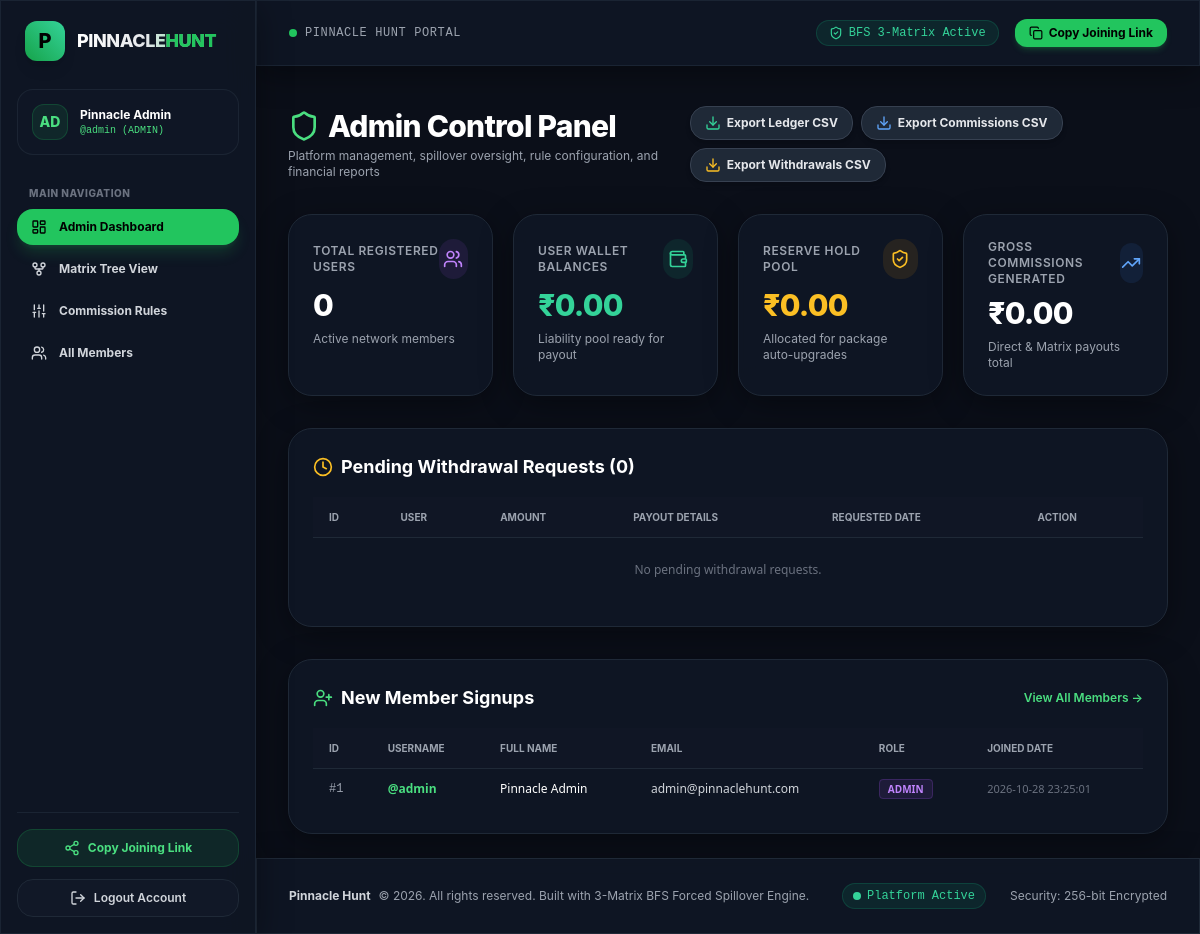
Screenshot of /index.php?page=admin_dashboard (signed in) with the database file from the repository.
### tables this page shows
CREATE TABLE `users` (
    `id` INT AUTO_INCREMENT PRIMARY KEY,
    `username` VARCHAR(50) NOT NULL UNIQUE,
    `email` VARCHAR(100) NOT NULL UNIQUE,
    `password` VARCHAR(255) NOT NULL,
    `full_name` VARCHAR(100) NOT NULL,
    `phone` VARCHAR(20) DEFAULT NULL,
    `role` ENUM('admin', 'user') NOT NULL DEFAULT 'user',
    `sponsor_id` INT DEFAULT NULL,
    `wallet_balance` DECIMAL(15,2) NOT NULL DEFAULT 0.00,
    `reserve_balance` DECIMAL(15,2) NOT NULL DEFAULT 0.00,
    `status` ENUM('active', 'suspended') NOT NULL DEFAULT 'active',
    `created_at` DATETIME NOT NULL DEFAULT CURRENT_TIMESTAMP,
    FOREIGN KEY (`sponsor_id`) REFERENCES `users`(`id`) ON DELETE SET NULL
);

### views/admin/dashboard.php (the view, shortened to what the rows shown need)
<?php require_once __DIR__ . '/../layout/header.php'; ?>
<div class="flex flex-col md:flex-row md:items-center justify-between gap-4 mb-8">
    <div>
        <h1 class="text-3xl font-extrabold text-white tracking-tight flex items-center gap-2">
            <i data-lucide="shield" class="w-8 h-8 text-brand-400"></i> Admin Control Panel
        </h1>
    </div>
</div>
<div class="glass-card rounded-3xl p-6 mb-8 border border-gray-800">
    <div class="overflow-x-auto">
        <table class="w-full text-left text-xs text-gray-300">
            <thead class="bg-gray-900/60 uppercase text-[10px] text-gray-400 font-semibold border-b border-gray-800">
                <tr>
                    <th class="px-4 py-3">ID</th>
                    <th class="px-4 py-3">User</th>
                    <th class="px-4 py-3">Amount</th>
                    <th class="px-4 py-3">Payout Details</th>
                    <th class="px-4 py-3">Requested Date</th>
                    <th class="px-4 py-3">Action</th>
                </tr>
            </thead>
        </table>
    </div>
</div>
<div class="glass-card rounded-3xl p-6 border border-gray-800">
    <div class="overflow-x-auto">
        <table class="w-full text-left text-xs text-gray-300">
            <thead class="bg-gray-900/60 uppercase text-[10px] text-gray-400 font-semibold border-b border-gray-800">
                <tr>
                    <th class="px-4 py-3">ID</th>
                    <th class="px-4 py-3">Username</th>
                    <th class="px-4 py-3">Full Name</th>
                    <th class="px-4 py-3">Email</th>
                    <th class="px-4 py-3">Role</th>
                    <th class="px-4 py-3">Joined Date</th>
                </tr>
            </thead>
            <tbody class="divide-y divide-gray-800/60 font-mono">
                <?php foreach ($recentUsers as $ru): ?>
                    <tr class="hover:bg-gray-800/30 transition">
                        <td class="px-4 py-3 text-gray-400">#<?= $ru['id'] ?></td>
                        <td class="px-4 py-3 font-bold text-brand-400 font-sans">@<?= htmlspecialchars($ru['username']) ?></td>
                        <td class="px-4 py-3 text-white font-sans"><?= htmlspecialchars($ru['full_name']) ?></td>
                        <td class="px-4 py-3 text-gray-300 font-sans"><?= htmlspecialchars($ru['email']) ?></td>
                        <td class="px-4 py-3 font-sans">
                            <span class="px-2 py-0.5 rounded text-[10px] font-bold <?= $ru['role'] === 'admin' ? 'bg-purple-500/10 text-purple-400 border border-purple-500/20' : 'bg-gray-800 text-gray-300' ?>"><?= strtoupper($ru['role']) ?></span>
                        </td>
                        <td class="px-4 py-3 text-gray-500 font-sans text-[11px]"><?= $ru['created_at'] ?></td>
                    </tr>
                <?php endforeach; ?>
            </tbody>
        </table>
    </div>
</div>
<?php require_once __DIR__ . '/../layout/footer.php'; ?>

### views/layout/header.php (shortened to what the rows shown need)
<!DOCTYPE html>
<html lang="en" class="dark">
<head>
    <script src="https://cdn.tailwindcss.com"></script>
</head>
<body class="min-h-screen flex flex-col antialiased selection:bg-brand-500 selection:text-black">
<?php if (isLoggedIn()): $user = currentUser(); ?>
<aside class="w-64 fixed inset-y-0 left-0 z-40 glass-card border-r border-gray-800/80 hidden md:flex flex-col justify-between p-4">
    <div class="space-y-6">
        <a href="index.php" class="flex items-center gap-3 px-2 py-1 group">
            <div class="w-10 h-10 rounded-xl bg-gradient-to-tr from-brand-600 to-emerald-400 flex items-center justify-center font-extrabold text-black text-xl shadow-lg group-hover:scale-105 transition-transform">
                P
            </div>
            <span class="font-extrabold text-lg tracking-tight bg-clip-text text-transparent bg-gradient-to-r from-white via-gray-200 to-brand-400">
                PINNACLE<span class="text-brand-500">HUNT</span>
            </span>
        </a>
        <div class="p-3.5 rounded-2xl bg-gray-900/80 border border-gray-800/80 flex items-center gap-3">
            <div class="w-9 h-9 rounded-xl bg-brand-500/10 border border-brand-500/20 text-brand-400 flex items-center justify-center font-extrabold text-sm">
                <?= strtoupper(substr($user['username'] ?? 'U', 0, 2)) ?>
            </div>
            <div class="flex-1 min-w-0">
                <div class="text-xs font-bold text-white truncate"><?= htmlspecialchars($user['full_name'] ?? '') ?></div>
                <div class="text-[10px] text-brand-400 font-mono truncate">@<?= htmlspecialchars($user['username'] ?? '') ?> (<?= strtoupper($user['role'] ?? 'USER') ?>)</div>
            </div>
        </div>
        <nav class="space-y-1.5">
            <span class="px-3 text-[10px] font-extrabold text-gray-500 uppercase tracking-wider">Main Navigation</span>
            <?php if ($user && $user['role'] === 'admin'): ?>
                <a href="index.php?page=admin_dashboard" class="flex items-center gap-3 px-3.5 py-2.5 rounded-2xl text-xs font-bold transition hover:bg-gray-800/80 hover:text-white <?= ($_GET['page'] ?? '') === 'admin_dashboard' ? 'bg-brand-500 text-black shadow-lg shadow-brand-500/20' : 'text-gray-300' ?>">
                    <i data-lucide="layout-dashboard" class="w-4 h-4"></i> Admin Dashboard
                </a>
                <a href="index.php?page=admin_matrix_tree" class="flex items-center gap-3 px-3.5 py-2.5 rounded-2xl text-xs font-bold transition hover:bg-gray-800/80 hover:text-white <?= ($_GET['page'] ?? '') === 'admin_matrix_tree' ? 'bg-brand-500 text-black shadow-lg shadow-brand-500/20' : 'text-gray-300' ?>">
                    <i data-lucide="git-fork" class="w-4 h-4"></i> Matrix Tree View
                </a>
                <a href="index.php?page=admin_settings" class="flex items-center gap-3 px-3.5 py-2.5 rounded-2xl text-xs font-bold transition hover:bg-gray-800/80 hover:text-white <?= ($_GET['page'] ?? '') === 'admin_settings' ? 'bg-brand-500 text-black shadow-lg shadow-brand-500/20' : 'text-gray-300' ?>">
                    <i data-lucide="sliders" class="w-4 h-4"></i> Commission Rules
                </a>
                <a href="index.php?page=admin_members" class="flex items-center gap-3 px-3.5 py-2.5 rounded-2xl text-xs font-bold transition hover:bg-gray-800/80 hover:text-white <?= ($_GET['page'] ?? '') === 'admin_members' ? 'bg-brand-500 text-black shadow-lg shadow-brand-500/20' : 'text-gray-300' ?>">
                    <i data-lucide="users" class="w-4 h-4"></i> All Members
                </a>
            <?php endif; ?>
        </nav>
    </div>
    <div class="space-y-3 pt-4 border-t border-gray-800/80">
        <?php
            $protocol = isset($_SERVER['HTTPS']) && $_SERVER['HTTPS'] === 'on' ? "https" : "http";
            $host = $_SERVER['HTTP_HOST'] ?? 'localhost:8000';
            $asideRefUrl = "{$protocol}://{$host}/index.php?page=register&ref=" . urlencode($user['username'] ?? '');
        ?>
        <button id="asideShareBtn" onclick="copyToClipboard('<?= htmlspecialchars($asideRefUrl) ?>', 'asideShareBtn')" class="w-full py-2.5 px-3 rounded-2xl text-xs font-bold bg-brand-500/10 hover:bg-brand-500/20 text-brand-400 border border-brand-500/20 transition flex items-center justify-center gap-2">
            <i data-lucide="share-2" class="w-4 h-4"></i> Copy Joining Link
        </button>
        <a href="index.php?action=logout" class="w-full py-2.5 px-3 rounded-2xl text-xs font-semibold bg-gray-900 hover:bg-red-500/20 text-gray-300 hover:text-red-400 border border-gray-800 hover:border-red-500/30 transition flex items-center justify-center gap-2">
            <i data-lucide="log-out" class="w-4 h-4"></i> Logout Account
        </a>
    </div>
</aside>
<div class="md:ml-64 min-h-screen flex flex-col flex-1">
    <header class="sticky top-0 z-30 glass-card border-b border-gray-800/80">
        <div class="max-w-7xl mx-auto px-4 sm:px-6 lg:px-8">
            <div class="flex items-center justify-between h-16">
                <div class="flex items-center gap-3">
                    <div class="flex items-center gap-2">
                        <span class="w-2 h-2 rounded-full bg-brand-500 animate-pulse"></span>
                        <span class="text-xs font-mono text-gray-400 uppercase tracking-wider">Pinnacle Hunt Portal</span>
                    </div>
                </div>
                <div class="flex items-center gap-4">
                    <span class="hidden sm:inline-flex items-center gap-1.5 px-3 py-1 rounded-full bg-emerald-500/10 text-emerald-400 font-mono text-xs border border-emerald-500/20">
                        <i data-lucide="shield-check" class="w-3.5 h-3.5"></i> BFS 3-Matrix Active
                    </span>
                    <button id="topNavShareBtn" onclick="copyToClipboard('<?= htmlspecialchars($asideRefUrl) ?>', 'topNavShareBtn')" class="px-3.5 py-1.5 rounded-xl text-xs font-bold bg-brand-500 hover:bg-brand-600 text-black shadow-md shadow-brand-500/20 transition flex items-center gap-1.5">
                        <i data-lucide="copy" class="w-3.5 h-3.5"></i> Copy Joining Link
                    </button>
                </div>
            </div>
        </div>
    </header>
<?php endif; ?>
<main class="flex-1 max-w-7xl w-full mx-auto px-4 sm:px-6 lg:px-8 py-6">

### rows the page displays
users: username "AD", full_name "Pinnacle Admin", username "admin", role "ADMIN", id "1", email "admin@pinnaclehunt.com", created_at "2026-10-28 23:25:01"

### other values shown
$totalUsers "0"
formatCurrency($totalSystemWallet) "₹0.00"
formatCurrency($totalReserveHold) "₹0.00"
formatCurrency($totalCommissionsPaid) "₹0.00"
count($pendingWithdrawals) "0"
